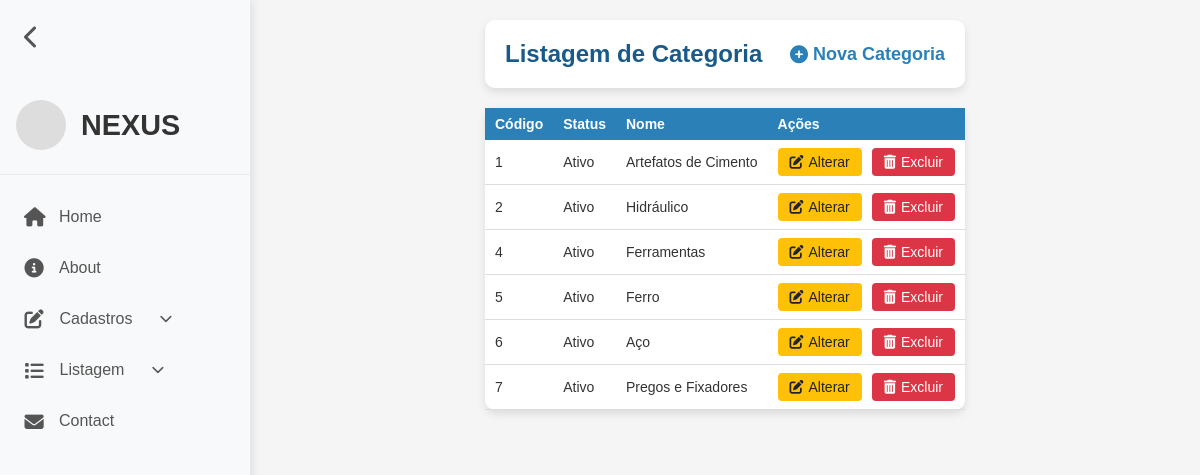
The app's page /categoria-listar.php (signed in), older data.
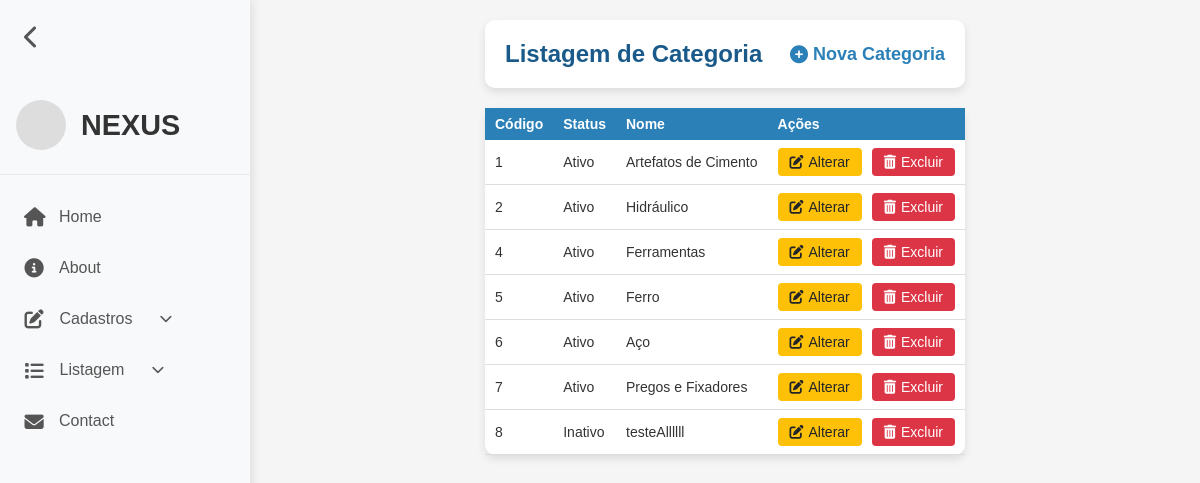
The same page, newer data.
### tables this page shows
CREATE TABLE `categoria` (
  `codigo` int(11) NOT NULL,
  `status` tinyint(1) NOT NULL DEFAULT 1,
  `nome` varchar(45) NOT NULL
);

### categoria-listar.php (the view, shortened to what this page needs)
<?php
require_once("conexao.php");
$sql = "SELECT * FROM categoria ORDER BY codigo";
$resultado = mysqli_query($conexao, $sql);
?>
<!DOCTYPE html>
<html lang="pt-BR">
<head>
    <link rel="stylesheet" href="assets/css/listar.css">
    <link rel="stylesheet" href="assets/css/reset.css">
    <link rel="stylesheet" href="assets/css/header.css">
    <link rel="stylesheet" href="https://cdnjs.cloudflare.com/ajax/libs/font-awesome/6.4.0/css/all.min.css">
</head>
<body>
    <?php require_once("header.php"); ?>
    <div class="container">
        <div class="card">
            <div class="card-body">
                <h5 class="title">
                    Listagem de Categoria
                    <a href="categoria-cadastrar.php">
                        <i class="fas fa-solid fa-circle-plus"></i> Nova Categoria
                    </a>
                </h5>
            </div>
        </div>
        <table class="table-container">
            <thead>
                <tr>
                    <th scope="col">Código</th>
                    <th scope="col">Status</th>
                    <th scope="col">Nome</th>
                    <th scope="col">Ações</th>
                </tr>
            </thead>
            <tbody>
                <?php while ($linha = mysqli_fetch_array($resultado)) { ?>
                    <tr>
                        <td><?= $linha['codigo'] ?></td>
                        <td><?= ($linha['status'] == 1) ? 'Ativo' : 'Inativo'?></td>
                        <td><?= $linha['nome'] ?></td>
                        <td class="actions">
                            <a href="categoria-alterar.php?codigo=<?= $linha['codigo'] ?>" class="btn btn-warning">
                                <i class="fas fa-solid fa-pen-to-square"></i> Alterar</a>
                            <a href="categoria-listar.php?codigo=<?= $linha['codigo'] ?>" class="btn btn-danger"
                                onclick="return confirm('Confirma exclusão?')"><i class="fas fa-solid fa-trash-can"></i>Excluir</a>
                        </td>
                    </tr>
                <?php } ?>
            </tbody>
        </table>
    </div>
</body>
</html>

Row changes from the older to the newer data that the page shows:
added categoria: codigo "8", status "Inativo", nome "testeAllllll"
